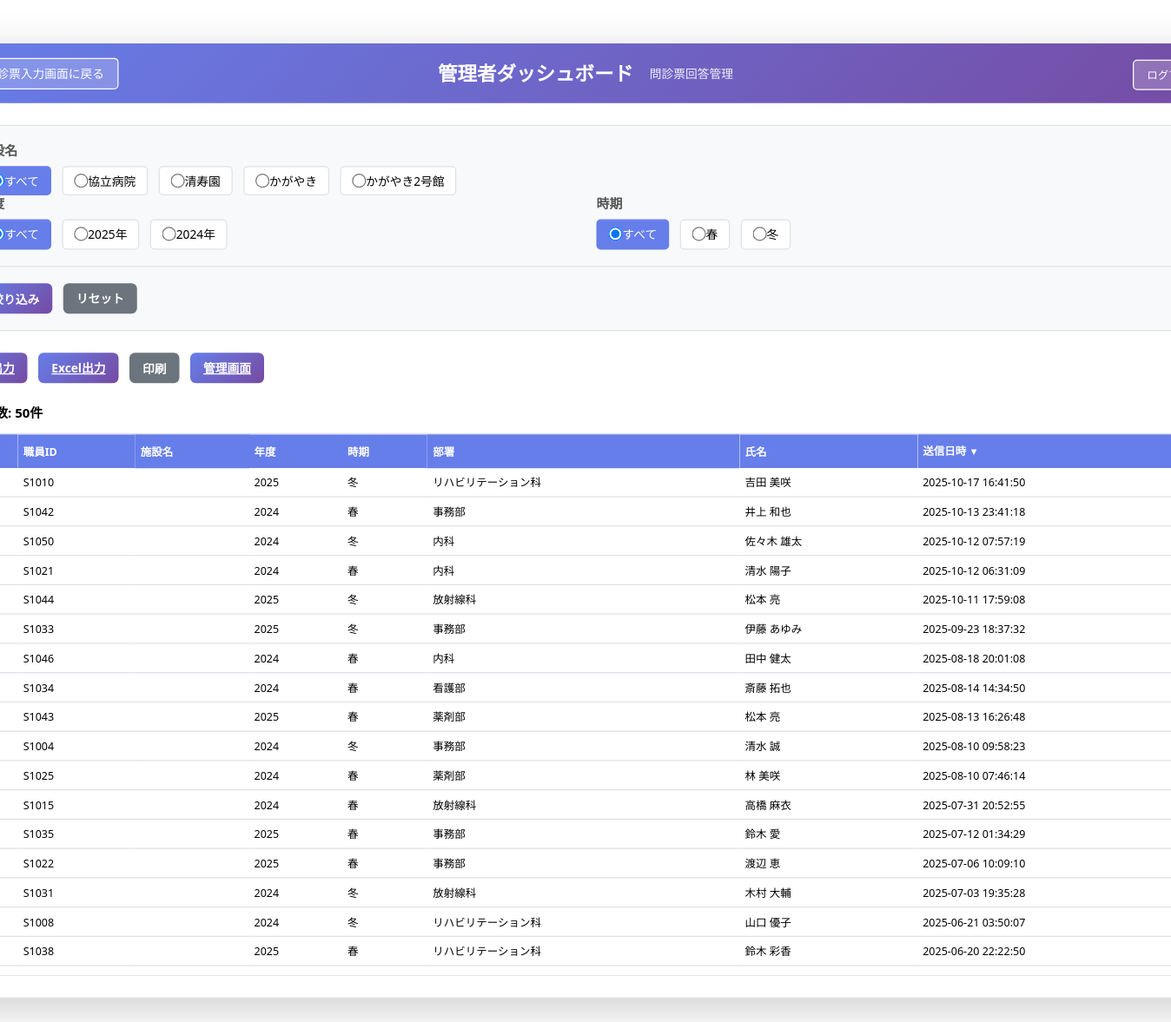
Screenshot of /admin_dashboard.php (signed in) with the database file from the repository.
### tables this page shows
CREATE TABLE IF NOT EXISTS questionnaire_responses (
    response_id INT AUTO_INCREMENT PRIMARY KEY,
    staff_id VARCHAR(50) NOT NULL,
    staff_name VARCHAR(100),
    department VARCHAR(100),
    
     
    q1_blood_pressure_med TINYINT COMMENT '1:はい, 2:いいえ',
    q1_medicine_name VARCHAR(255) COMMENT 'Q1の具体的な薬名',
    q2_insulin_med TINYINT COMMENT '1:はい, 2:いいえ',
    q2_medicine_name VARCHAR(255) COMMENT 'Q2の具体的な薬名',
    q3_cholesterol_med TINYINT COMMENT '1:はい, 2:いいえ',
    q3_medicine_name VARCHAR(255) COMMENT 'Q3の具体的な薬名',
    
     
    q4_stroke TINYINT COMMENT '1:はい, 2:いいえ',
    q5_heart_disease TINYINT COMMENT '1:はい, 2:いいえ',
    q6_kidney_failure TINYINT COMMENT '1:はい, 2:いいえ',
    q7_anemia TINYINT COMMENT '1:はい, 2:いいえ',
    
     
    q8_smoking TINYINT COMMENT '1:はい, 2:いいえ',
    q9_weight_gain TINYINT COMMENT '1:はい, 2:いいえ',
    q10_exercise TINYINT COMMENT '1:はい, 2:いいえ',
    q11_walking TINYINT COMMENT '1:はい, 2:いいえ',
    q12_walking_speed TINYINT COMMENT '1:はい, 2:いいえ',
    q13_weight_change TINYINT COMMENT '1:はい, 2:いいえ',
    
     
    q14_eating_speed TINYINT COMMENT '1:速い, 2:ふつう, 3:遅い',
    q15_dinner_before_bed TINYINT COMMENT '1:はい, 2:いいえ',
    q16_snack_after_dinner TINYINT COMMENT '1:はい, 2:いいえ',
    q17_skip_breakfast TINYINT COMMENT '1:はい, 2:いいえ',
    
     
    q18_alcohol_frequency TINYINT COMMENT '1:毎日, 2:時々, 3:ほとんど飲まない',
    q19_alcohol_amount TINYINT COMMENT '1:1合未満, 2:1-2合未満, 3:2-3合未満, 4:3合以上',
    
     
    q20_sleep TINYINT COMMENT '1:はい, 2:いいえ',
    
     
    q21_improvement_intention TINYINT COMMENT '1-5',
    q22_guidance_use TINYINT COMMENT '1:はい, 2:いいえ',
    
    submitted_at TIMESTAMP DEFAULT CURRENT_TIMESTAMP,
    updated_at TIMESTAMP DEFAULT CURRENT_TIMESTAMP ON UPDATE CURRENT_TIMESTAMP,
    
    INDEX idx_staff_id (staff_id),
    INDEX idx_submitted_at (submitted_at)
);

### admin_dashboard.php (the view, shortened to what this page needs)
<?php
$db_host = 'localhost';
$db_name = 'monshin';
$db_user = 'root';
$db_pass = '';
try {
    $pdo = new PDO("mysql:host=$db_host;dbname=$db_name;charset=utf8mb4", $db_user, $db_pass);
    $pdo->setAttribute(PDO::ATTR_ERRMODE, PDO::ERRMODE_EXCEPTION);
} catch(PDOException $e) {
    die("データベース接続エラー: " . $e->getMessage());
}
$facility_filter = $_GET['facility'] ?? 'all';
$year_filter = $_GET['year'] ?? 'all';
$season_filter = $_GET['season'] ?? 'all';
$sort_by = $_GET['sort_by'] ?? 'submitted_at';
$sort_order = strtolower($_GET['sort_order'] ?? 'desc') === 'asc' ? 'ASC' : 'DESC';
$sql_base = "SELECT * FROM questionnaire_responses";
$params = [];
$query_string_params = [];
$sql = $sql_base;
$sql .= " ORDER BY $sort_by $sort_order";
$stmt = $pdo->prepare($sql);
$stmt->execute($params);
$responses = $stmt->fetchAll(PDO::FETCH_ASSOC);
$export_query_string = http_build_query($query_string_params);
function get_sort_link($column_name, $display_name, $current_sort_by, $current_sort_order, $base_params) {
    $next_sort_order = 'asc';
    $indicator = '';
    if ($current_sort_by === $column_name) {
        if ($current_sort_order === 'ASC') {
            $next_sort_order = 'desc';
            $indicator = ' <span class="sort-asc">▲</span>';
        } else {
            $next_sort_order = 'asc';
            $indicator = ' <span class="sort-desc">▼</span>';
        }
    }
    $link_params = $base_params;
    $link_params['sort_by'] = $column_name;
    $link_params['sort_order'] = $next_sort_order;
    $url = 'admin_dashboard.php?' . http_build_query($link_params);
    return '<a href="' . htmlspecialchars($url) . '">' . htmlspecialchars($display_name) . $indicator . '</a>';
}
$years = $pdo->query("SELECT DISTINCT health_check_year FROM questionnaire_responses ORDER BY health_check_year DESC")->fetchAll(PDO::FETCH_COLUMN);
?>
<!DOCTYPE html>
<html lang="ja">
<head>
    <link rel="stylesheet" href="style.css">
</head>
<body class="dashboard-page">
    <div class="container">
        <header class="header" style="position: relative;">
            <a href="index.php" class="back-to-form-btn">← 問診票入力画面に戻る</a>
            <h1>管理者ダッシュボード</h1>
            <p class="subtitle">問診票回答管理</p>
            <a href="?logout=1" class="logout-btn">ログアウト</a>
        </header>
        <div style="padding: 20px;">
            <div class="filter-section">
                <form method="GET" action="admin_dashboard.php">
                    <div class="filter-group">
                        <strong>施設名</strong>
                        <div class="filter-options">
                            <label><input type="radio" name="facility" value="all" <?php echo ($facility_filter == 'all') ? 'checked' : ''; ?>> すべて</label>
                            <label><input type="radio" name="facility" value="協立病院" <?php echo ($facility_filter == '協立病院') ? 'checked' : ''; ?>> 協立病院</label>
                            <label><input type="radio" name="facility" value="清寿園" <?php echo ($facility_filter == '清寿園') ? 'checked' : ''; ?>> 清寿園</label>
                            <label><input type="radio" name="facility" value="かがやき" <?php echo ($facility_filter == 'かがやき') ? 'checked' : ''; ?>> かがやき</label>
                            <label><input type="radio" name="facility" value="かがやき2号館" <?php echo ($facility_filter == 'かがやき2号館') ? 'checked' : ''; ?>> かがやき2号館</label>
                        </div>
                    </div>
                    <div class="filter-row">
                        <div class="filter-group">
                            <strong>年度</strong>
                            <div class="filter-options">
                                <label><input type="radio" name="year" value="all" <?php echo ($year_filter == 'all') ? 'checked' : ''; ?>> すべて</label>
                                <?php foreach ($years as $year): ?>
                                <label><input type="radio" name="year" value="<?php echo htmlspecialchars($year); ?>" <?php echo ($year_filter == $year) ? 'checked' : ''; ?>> <?php echo htmlspecialchars($year); ?>年</label>
                                <?php endforeach; ?>
                            </div>
                        </div>
                        <div class="filter-group">
                            <strong>時期</strong>
                            <div class="filter-options">
                                <label><input type="radio" name="season" value="all" <?php echo ($season_filter == 'all') ? 'checked' : ''; ?>> すべて</label>
                                <label><input type="radio" name="season" value="春" <?php echo ($season_filter == '春') ? 'checked' : ''; ?>> 春</label>
                                <label><input type="radio" name="season" value="冬" <?php echo ($season_filter == '冬') ? 'checked' : ''; ?>> 冬</label>
                            </div>
                        </div>
                    </div>
                    <div class="filter-buttons">
                        <button type="submit" class="btn btn-primary btn-small">絞り込み</button>
                        <a href="admin_dashboard.php" class="btn btn-secondary btn-small" style="text-decoration: none;">リセット</a>
                    </div>
                </form>
            </div>
            <div class="action-buttons">
                <a href="export_csv.php<?php echo htmlspecialchars($export_query_string); ?>" class="btn btn-primary btn-small">CSV出力</a>
                <a href="export_excel.php<?php echo htmlspecialchars($export_query_string); ?>" class="btn btn-primary btn-small">Excel出力</a>
                <button onclick="window.print()" class="btn btn-secondary btn-small">印刷</button>
                <a href="admin_manage.php" class="btn btn-primary btn-small">管理画面</a>
            </div>
            <p style="margin-bottom: 10px; font-size: 12px; font-weight: 600;">
                表示件数: <?php echo count($responses); ?>件
            </p>
            <div class="table-container">
                <table>
                    <thead>
                        <tr>
                            <th><?php echo get_sort_link('response_id', 'ID', $sort_by, $sort_order, $query_string_params); ?></th>
                            <th><?php echo get_sort_link('staff_id', '職員ID', $sort_by, $sort_order, $query_string_params); ?></th>
                            <th><?php echo get_sort_link('facility_name', '施設名', $sort_by, $sort_order, $query_string_params); ?></th>
                            <th><?php echo get_sort_link('health_check_year', '年度', $sort_by, $sort_order, $query_string_params); ?></th>
                            <th><?php echo get_sort_link('health_check_season', '時期', $sort_by, $sort_order, $query_string_params); ?></th>
                            <th><?php echo get_sort_link('department', '部署', $sort_by, $sort_order, $query_string_params); ?></th>
                            <th><?php echo get_sort_link('staff_name', '氏名', $sort_by, $sort_order, $query_string_params); ?></th>
                            <th><?php echo get_sort_link('submitted_at', '送信日時', $sort_by, $sort_order, $query_string_params); ?></th>
                        </tr>
                    </thead>
                    <tbody>
                        <?php foreach ($responses as $row): ?>
                        <tr>
                            <td><a href="admin_index.php?id=<?php echo htmlspecialchars($row['response_id']); ?>"><?php echo htmlspecialchars($row['response_id']); ?></a></td>
                            <td><?php echo htmlspecialchars($row['staff_id']); ?></td>
                            <td><?php echo htmlspecialchars($row['facility_name']); ?></td>
                             <td><?php echo htmlspecialchars($row['health_check_year']); ?></td>
                            <td><?php echo htmlspecialchars($row['health_check_season']); ?></td>
                             <td><?php echo htmlspecialchars($row['department']); ?></td>
                            <td><?php echo htmlspecialchars($row['staff_name']); ?></td>
                            <td><?php echo htmlspecialchars($row['submitted_at']); ?></td>
                        </tr>
                        <?php endforeach; ?>
                    </tbody>
                </table>
            </div>
        </div>
    </div>
</body>
</html>

### style.css (style rules this page uses)
* { margin: 0; padding: 0; box-sizing: border-box; }
body { font-family: 'Segoe UI', 'Hiragino Sans', 'Meiryo', sans-serif; font-size: 11px; line-height: 1.4; background: #FFFFFF; min-height: 100vh; padding: 50px 10px; overflow-x: hidden; }
.container { max-width: 800px; margin: 0 auto; background: white; border-radius: 8px; box-shadow: 0 10px 40px rgba(0,0,0,0.2); overflow: hidden; transform: scale(1.25); transform-origin: top center; }
.header { background: linear-gradient(135deg, #667eea 0%, #764ba2 100%); color: white; padding: 15px 20px; display: flex; align-items: center; justify-content: center; gap: 15px; position: relative; }
.header h1 { font-size: 18px; margin-bottom: 5px; font-weight: 600; margin: 0; }
.subtitle { font-size: 11px; opacity: 0.9; }
.btn { padding: 10px 20px; border: none; border-radius: 5px; font-size: 12px; font-weight: 600; cursor: pointer; transition: all 0.3s; display: inline-flex; align-items: center; gap: 8px; }
.btn-primary { background: linear-gradient(135deg, #667eea 0%, #764ba2 100%); color: white; }
.btn-secondary { background: #6c757d; color: white; }
.dashboard-page .container { max-width: 1200px; }
.action-buttons { display: flex; gap: 10px; margin-bottom: 20px; flex-wrap: wrap; }
.btn-small { padding: 6px 12px; font-size: 11px; }
.table-container { overflow-x: auto; max-height: 500px; border: 1px solid #dee2e6; border-radius: 6px; }
table { width: 100%; border-collapse: collapse; font-size: 10px; background: white; }
table th { background: #667eea; color: white; padding: 8px 5px; text-align: left; font-weight: 600; font-size: 10px; position: sticky; top: 0; }
table td { padding: 6px 5px; border-bottom: 1px solid #dee2e6; }
.logout-btn { position: absolute; top: 15px; right: 20px; padding: 6px 12px; background: rgba(255,255,255,0.2); color: white; border: 1px solid white; border-radius: 4px; font-size: 10px; cursor: pointer; text-decoration: none; }
.back-to-form-btn { position: absolute; top: 50%; left: 20px; transform: translateY(-50%); padding: 6px 12px; background: rgba(255,255,255,0.2); color: white; border: 1px solid white; border-radius: 4px; font-size: 11px; cursor: pointer; text-decoration: none; transition: background-color 0.3s; }

### admin_dashboard.php (style rules this page uses)
.filter-section { background: #f8f9fa; padding: 15px 20px; border-radius: 6px; margin-bottom: 20px; border: 1px solid #dee2e6; }
.filter-group strong { display: block; font-size: 12px; margin-bottom: 5px; color: #555; }
.filter-options { display: flex; flex-wrap: wrap; gap: 10px; }
.filter-options label { display: inline-flex; align-items: center; padding: 5px 10px; background: #fff; border: 1px solid #dee2e6; border-radius: 4px; cursor: pointer; transition: all 0.2s; font-size: 11px; font-weight: normal; }
.filter-options label:has(input[type="radio"]:checked) { background: #667eea; color: white; border-color: #667eea; }
.filter-buttons { display: flex; gap: 10px; margin-top: 15px; padding-top: 15px; border-top: 1px solid #dee2e6; }
.filter-row { display: flex; gap: 20px; }
.filter-row .filter-group { flex: 1; min-width: 0; }
th a { color: white; text-decoration: none; display: block; }
.sort-asc, .sort-desc { font-size: 9px; vertical-align: middle; }

### rows the page displays
questionnaire_responses: staff "S1010", health_check_year "2025", health_check_season "冬", department "リハビリテーション科", staff_name "吉田 美咲", submitted_at "2025-10-17 16:41:50"
questionnaire_responses: staff "S1042", health_check_year "2024", health_check_season "春", department "事務部", staff_name "井上 和也", submitted_at "2025-10-13 23:41:18"
questionnaire_responses: staff "S1050", health_check_year "2024", health_check_season "冬", department "内科", staff_name "佐々木 雄太", submitted_at "2025-10-12 07:57:19"
questionnaire_responses: staff "S1021", health_check_year "2024", health_check_season "春", department "内科", staff_name "清水 陽子", submitted_at "2025-10-12 06:31:09"
questionnaire_responses: staff "S1044", health_check_year "2025", health_check_season "冬", department "放射線科", staff_name "松本 亮", submitted_at "2025-10-11 17:59:08"
questionnaire_responses: staff "S1033", health_check_year "2025", health_check_season "冬", department "事務部", staff_name "伊藤 あゆみ", submitted_at "2025-09-23 18:37:32"
questionnaire_responses: staff "S1046", health_check_year "2024", health_check_season "春", department "内科", staff_name "田中 健太", submitted_at "2025-08-18 20:01:08"
questionnaire_responses: staff "S1034", health_check_year "2024", health_check_season "春", department "看護部", staff_name "斎藤 拓也", submitted_at "2025-08-14 14:34:50"
questionnaire_responses: staff "S1043", health_check_year "2025", health_check_season "春", department "薬剤部", staff_name "松本 亮", submitted_at "2025-08-13 16:26:48"
questionnaire_responses: staff "S1004", health_check_year "2024", health_check_season "冬", department "事務部", staff_name "清水 誠", submitted_at "2025-08-10 09:58:23"
questionnaire_responses: staff "S1025", health_check_year "2024", health_check_season "春", department "薬剤部", staff_name "林 美咲", submitted_at "2025-08-10 07:46:14"
questionnaire_responses: staff "S1015", health_check_year "2024", health_check_season "春", department "放射線科", staff_name "高橋 麻衣", submitted_at "2025-07-31 20:52:55"
questionnaire_responses: staff "S1035", health_check_year "2025", health_check_season "春", department "事務部", staff_name "鈴木 愛", submitted_at "2025-07-12 01:34:29"
questionnaire_responses: staff "S1022", health_check_year "2025", health_check_season "春", department "事務部", staff_name "渡辺 恵", submitted_at "2025-07-06 10:09:10"
questionnaire_responses: staff "S1031", health_check_year "2024", health_check_season "冬", department "放射線科", staff_name "木村 大輔", submitted_at "2025-07-03 19:35:28"
questionnaire_responses: staff "S1008", health_check_year "2024", health_check_season "冬", department "リハビリテーション科", staff_name "山口 優子", submitted_at "2025-06-21 03:50:07"
questionnaire_responses: staff "S1038", health_check_year "2025", health_check_season "春", department "リハビリテーション科", staff_name "鈴木 彩香", submitted_at "2025-06-20 22:22:50"

### other values shown
$year "2025"
$year "2024"
count($responses) "50"
$display_name "職員ID 施設名 年度 時期 部署 氏名 送信日時"
